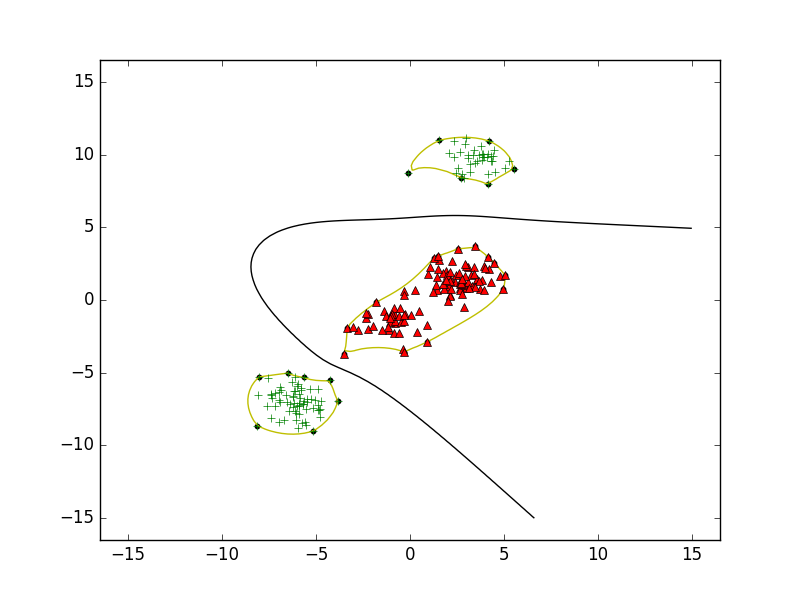

Generate this figure with Python:
import numpy as np
import math
import pylab as pl

def IsZero(data):
	if data > 1e-5 or data < -1e-5:
		return False
	return True

def IsZeroVec(Vec):
	for i in range(len(Vec)):
		if not(IsZero(Vec[i])):
			return False
	return True

# solve Equality Constrained Quadratic Programming 
# f(x) = 1/2*d.T*G*d+r.T*d     s.t. A*d = b
def ECQP(G, r, A, b):
	rowA, colA = A.shape
	left = np.vstack((G, A))
	right = np.vstack((A.T, np.zeros((rowA, rowA))))

	x = np.linalg.solve(np.hstack((left, right)), np.vstack((-r, b)))

	solution = x[:colA]
	lamb = x[colA:]
	return solution, lamb
	
#active set method
#CONSTRAINT: Gx <= h Ax = b
def ASM(x0, hessian, r, G, h, A = [[0]], b = 0):
	#Step 1: find active set indices
	#Ax = b may be empty
	zeroIdx = []
	if A.shape[0] == len(x0):
		rowA, colA = A.shape
	else:
		rowA = 0
	rowG, colG = G.shape

	sum = np.dot(G, x0)
	tmp = sum - h
	for i in range(rowG):
		if IsZero(tmp[i]):
			zeroIdx.append(i)
	iter = 0

	x = x0
	while True and iter < 200:	
	#Step 2 solve equality constraint optimization
		rNew = hessian.dot(x)+r
		ANew = np.zeros((rowA+len(zeroIdx), colG))
		bNew = np.zeros((rowA+len(zeroIdx), 1))

		for i in range(rowA):
			for j in range(colG):
				ANew[i][j] = A[i][j]
		count = 0
		for i in zeroIdx:
			for j in range(colG):
				ANew[rowA+count][j] = G[i][j]
			count += 1
		d, lamb = ECQP(hessian, rNew, ANew, bNew)
		
		is_zero_vector = True
		if np.linalg.norm(d) > 1e-5:
			is_zero_vector = False
		if is_zero_vector:
		#if IsZeroVec(d):
		#for i in range(len(d)):
		#	if  np.linalg.norm(d) > 1e-5:
		#		is_zero_vector = False
		#		break
		#Step 3 if d is a zero vector
			isOpt = True
			idxMin = np.argmin(lamb)
			lambMin = lamb[idxMin]
			if lambMin < 0:
				isOpt = False

			if isOpt:
				output = np.zeros((rowG, 1))
				shift = 0
				for i in zeroIdx:
					output[i][0] = lamb[shift]
					shift += 1 
				return x, output
				break
			else:
				zeroIdx.remove(idxMin)
			iter += 1
		else:
		#Step 4 if not
			alpha = 1.
			idxMin = -1
			for i in range(rowG):
				if zeroIdx.count(i) == 0:
					k = (h[i][0]-G[i].T.dot(x))/(G[i].T.dot(d))
					if k <= alpha and G[i].dot(d) > 0:
						idxMin = i
						alpha  = k
			x = x+alpha*d
			if idxMin != -1:
				zeroIdx.append(idxMin)
			iter += 1
	return x, lamb


def KernelFunc(x,  y, sigma = 7.0):
	return np.exp(-np.linalg.norm(x-y)/ sigma)

	
def generator(numOfPoi = 70, mean1 = [2.5, 1.5],mean2 = [-1.0, -1.3],mean3 = [-6.0,-7.0],mean4 = [3.3, 9.5],cov = [[1.0,0.0],[0.0,1.0]]):
	x1 = np.vstack((np.random.multivariate_normal(mean1,cov,numOfPoi),np.random.multivariate_normal(mean2,cov,numOfPoi)))
	x2 = np.vstack((np.random.multivariate_normal(mean3,cov,numOfPoi),np.random.multivariate_normal(mean4,cov,numOfPoi)))
	y1 = np.ones(len(x1))
	y2 = np.ones(len(x2)) * -1
	return x1, y1, x2, y2

def partition(x1, y1, x2, y2):
	numSmp, samples_dim = x1.shape
	lenTrain = int(numSmp * 0.8)
	test_len = numSmp - lenTrain
	x_tra = np.vstack((x1[:lenTrain], x2[:lenTrain]))
	y_tra = np.hstack((y1[:lenTrain], y2[:lenTrain]))
	x_val = np.vstack((x1[lenTrain:], x2[lenTrain:]))
	y_val = np.hstack((y1[lenTrain:], y2[lenTrain:]))
	return x_tra, y_tra, x_val, y_val

def SVM(x, Y):
	numSmp, samples_dim = x.shape
	kerMat = np.zeros((numSmp, numSmp))
	hessian = np.zeros((numSmp, numSmp))
	A = np.zeros((1, numSmp))
	for i in range(numSmp):
		A[0][i] = Y[i]
		for j in range(numSmp):
			kerMat[i][j] = KernelFunc(x[i], x[j])
			#kerMat[i][j] = np.dot(x[i], x[j])
			hessian[i][j] = kerMat[i][j] * Y[i] * Y[j]
	#print(kerMat)
	#print(hessian)
	r = np.ones((numSmp, 1)) * -1
	b = np.zeros((1, 1))
	G = np.diag(np.ones(numSmp) * -1)
	h = np.zeros((numSmp, 1))
	count = 0
	for i in range(numSmp):
		if (Y[i] == 1):
			count += 1
	x0 = np.ones((numSmp, 1))
	for i in range(numSmp):
		if Y[i] == 1:
			#x0[i][0] = 1./count
			x0[i][0] = numSmp - count
		else:
			#x0[i][0] = 1./(numSmp-count)
			x0[i][0] = count
	solution,  lamb = ASM(x0, hessian, r, G, h, A, b)
	a = np.ravel(solution)
	#print(a)
	# find  ECQP multipliers larger than zero,  Support vectors have non zero lagrange multipliers
	sv = a > 1e-5
	ind = np.arange(len(a))[sv]
	print(ind)
	alpha = a[sv]
	suppData = x[sv]
	suppLab = Y[sv]
	print("Altogether "+ str(numSmp) +" points with "+ (str(len(alpha))) +" support vectors")
	# Intercept
	intercept = 0
	for i in range(len(alpha)):
		intercept += suppLab[i]
		intercept -= np.sum(alpha * suppLab * kerMat[ind[i], sv])
	intercept /= len(alpha)
	return alpha, suppData, suppLab, intercept

def project(x, alpha, suppData, suppLab, intercept):
	y_predict = np.zeros(len(x))
	for i in range(len(x)):
		s = 0
		for a,  data,  y in zip(alpha,  suppData,  suppLab):
			s += a * y * KernelFunc(x[i],  data)
		y_predict[i] = s
	return (y_predict + intercept)

def plot(x1_train, x2_train, alpha, suppLab, suppData, grid_half_len = 8):
	pl.plot(x1_train[:, 0], x1_train[:, 1], "r^")
	pl.plot(x2_train[:, 0], x2_train[:, 1], "g+")
	pl.scatter(suppData[:, 0], suppData[:, 1],  s=10,  c="k")
	x1, x2 = np.meshgrid(np.linspace(-grid_half_len, grid_half_len, 100), np.linspace(-grid_half_len, grid_half_len, 100))
	x = np.array([[x1,  x2] for x1, x2 in zip(np.ravel(x1), np.ravel(x2))])
	Z = project(x , alpha, suppData, suppLab, intercept).reshape(x1.shape)
	pl.contour(x1, x2, Z, [0.0], colors='k', linewidths=1, origin='lower')
	pl.contour(x1, x2, Z + 1, [0.0], colors='y', linewidths=1, origin='lower')
	pl.contour(x1, x2, Z - 1, [0.0], colors='y', linewidths=1, origin='lower')
	#pl.axis("tight")
	pl.show()

def predict(x, alpha, suppData, suppLab, intercept):
	return np.sign(project(x, alpha, suppData, suppLab, intercept))


if __name__ == "__main__":
	x1,  y1,  x2,  y2 = generator()
	#x_tra,  y_tra = split_train(x1,  y1,  x2,  y2)
	#x_val,  y_val = split_test(x1,  y1,  x2,  y2)
	x_tra, y_tra, x_val, y_val = partition(x1, y1, x2, y2)
	alpha, suppData, suppLab, intercept = SVM(x_tra,  y_tra)
	Y_predict = predict(x_val, alpha, suppData, suppLab, intercept)
	precision = np.sum(Y_predict == y_val) / len(y_val)
	print("The precision is " + str(precision))
	plot(x_tra[y_tra==1],  x_tra[y_tra==-1],  alpha,  suppLab,  suppData, 15)
